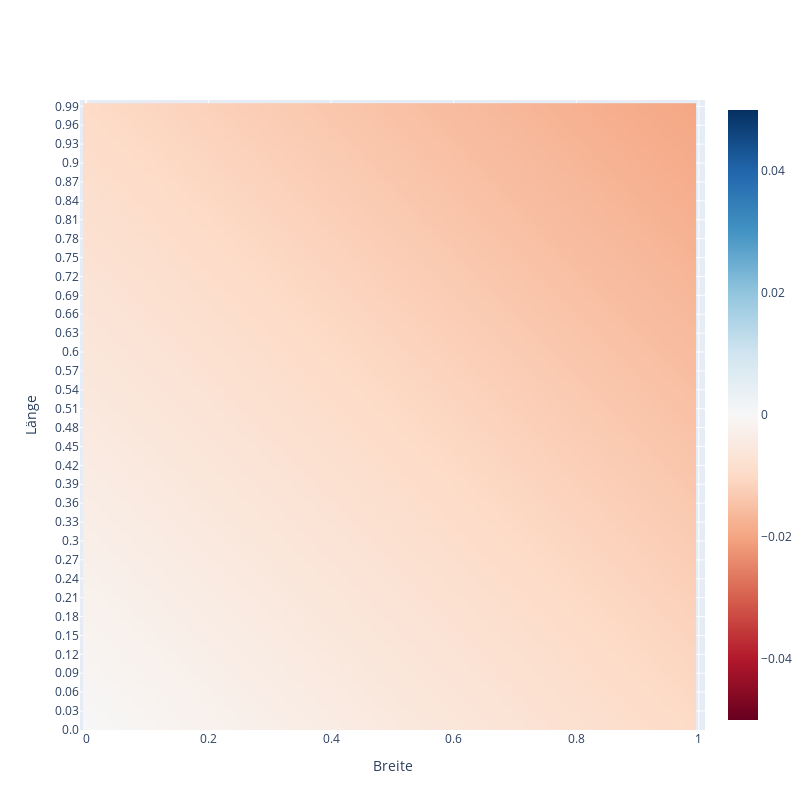

The code cell stored with this chart in its notebook:
### Markdown cell above
Wenn man die folgende Heatmap mit unserem Datensatz vergleicht ist zu sehen ist, dass das KNN mit den gewählten Kantengewichten nicht sehr gut funktioniert.

### Code cell
#Heatmap erstellen
heatmap = pd.DataFrame()

for x in range(100):
    heatmap[str(x/100)] = [knn_output(y/100,x/100) for y in range(100)]
heatmap.index = [y/100 for y in range(100)]

#Heatmap visualisieren
heatmap.iplot('heatmap', xTitle='Breite', yTitle ='Länge', colorscale = 'RdBu', 
              layout = square_layout_heatmap, zmax = 0.05, zmin= -0.05)

### Figure 1 — Plotly figure (JSON) as saved in the notebook; plotly's stock layout.template omitted (floating-point values rounded to 4 significant figures; data arrays with more than 128 entries replaced by an {"elided": "..."} marker saying what was removed)
{"data": [{"colorscale": [[0, "rgb(103,0,31)"], [0.1, "rgb(178,24,43)"], [0.2, "rgb(214,96,77)"], [0.3, "rgb(244,165,130)"], [0.4, "rgb(253,219,199)"], [0.5, "rgb(247,247,247)"], [0.6, "rgb(209,229,240)"], [0.7, "rgb(146,197,222)"], [0.8, "rgb(67,147,195)"], [0.9, "rgb(33,102,172)"], [1, "rgb(5,48,97)"]], "type": "heatmap", "x": [0, 0.01, 0.02, 0.03, 0.04, 0.05, 0.06, 0.07, 0.08, 0.09, 0.1, 0.11, 0.12, 0.13, 0.14, 0.15, 0.16, 0.17, 0.18, 0.19, 0.2, 0.21, 0.22, 0.23, 0.24, 0.25, 0.26, 0.27, 0.28, 0.29, 0.3, 0.31, 0.32, 0.33, 0.34, 0.35, 0.36, 0.37, 0.38, 0.39, 0.4, 0.41, 0.42, 0.43, 0.44, 0.45, 0.46, 0.47, 0.48, 0.49, 0.5, 0.51, 0.52, 0.53, 0.54, 0.55, 0.56, 0.57, 0.58, 0.59, 0.6, 0.61, 0.62, 0.63, 0.64, 0.65, 0.66, 0.67, 0.68, 0.69, 0.7, 0.71, 0.72, 0.73, 0.74, 0.75, 0.76, 0.77, 0.78, 0.79, 0.8, 0.81, 0.82, 0.83, 0.84, 0.85, 0.86, 0.87, 0.88, 0.89, 0.9, 0.91, 0.92, 0.93, 0.94, 0.95, 0.96, 0.97, 0.98, 0.99], "y": ["0.0", "0.01", "0.02", "0.03", "0.04", "0.05", "0.06", "0.07", "0.08", "0.09", "0.1", "0.11", "0.12", "0.13", "0.14", "0.15", "0.16", "0.17", "0.18", "0.19", "0.2", "0.21", "0.22", "0.23", "0.24", "0.25", "0.26", "0.27", "0.28", "0.29", "0.3", "0.31", "0.32", "0.33", "0.34", "0.35", "0.36", "0.37", "0.38", "0.39", "0.4", "0.41", "0.42", "0.43", "0.44", "0.45", "0.46", "0.47", "0.48", "0.49", "0.5", "0.51", "0.52", "0.53", "0.54", "0.55", "0.56", "0.57", "0.58", "0.59", "0.6", "0.61", "0.62", "0.63", "0.64", "0.65", "0.66", "0.67", "0.68", "0.69", "0.7", "0.71", "0.72", "0.73", "0.74", "0.75", "0.76", "0.77", "0.78", "0.79", "0.8", "0.81", "0.82", "0.83", "0.84", "0.85", "0.86", "0.87", "0.88", "0.89", "0.9", "0.91", "0.92", "0.93", "0.94", "0.95", "0.96", "0.97", "0.98", "0.99"], "z": {"elided": "100x100 float values"}, "zmax": 0.05, "zmin": -0.05}], "layout": {"height": 810, "width": 810, "xaxis": {"range": [-0.01, 1.01], "title": {"text": "Breite"}}, "yaxis": {"range": [-0.01, 100.0], "title": {"text": "Länge"}}}}
